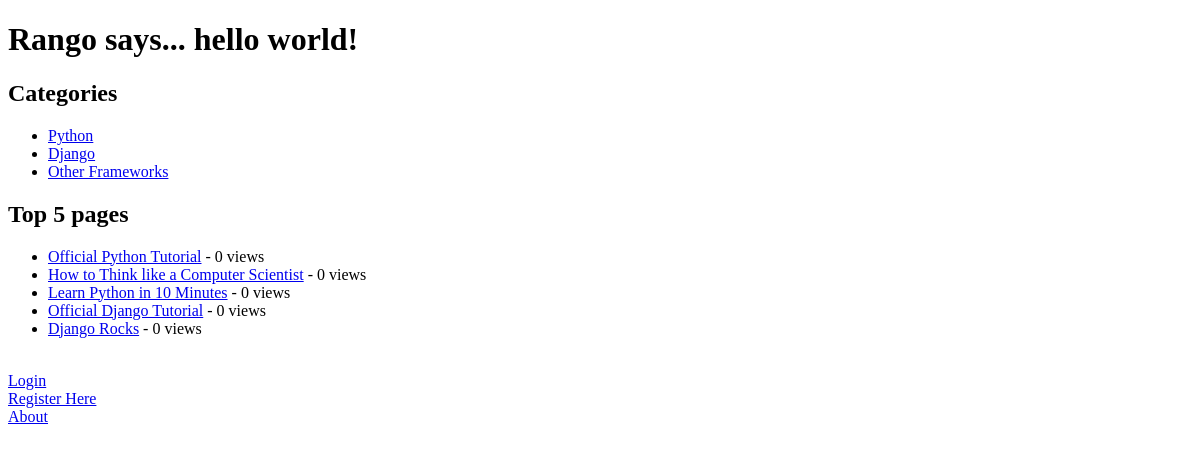
/rango/, run on an earlier commit of the app's database.
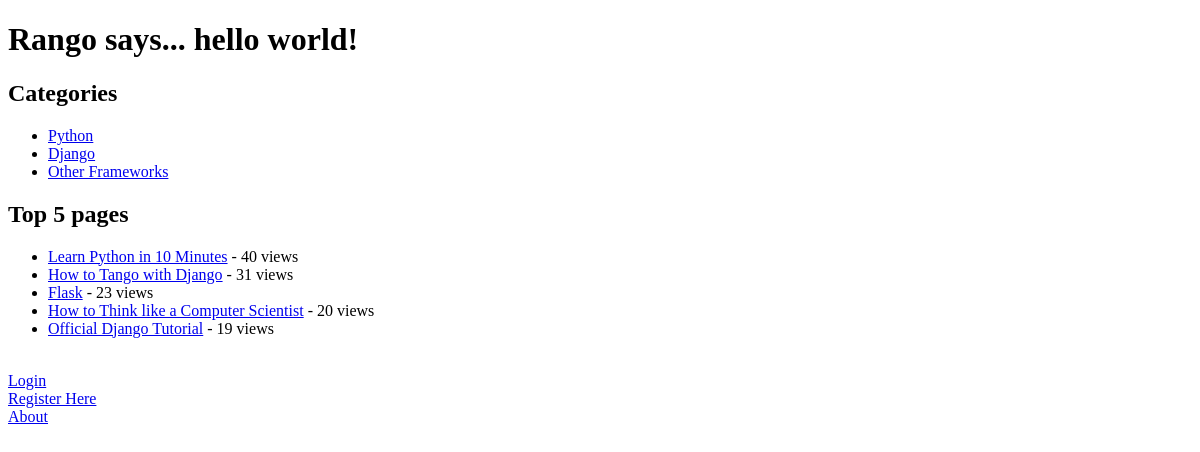
And on a later commit of the database.
### rango/models.py (models this page shows, shortened)
class Category(models.Model):
        name = models.CharField(max_length=128, unique=True)
        views = models.IntegerField(default=0)
        likes = models.IntegerField(default=0)
        slug = models.SlugField()

class Page(models.Model):
    category = models.ForeignKey(Category)
    title = models.CharField(max_length=128)
    url = models.URLField()
    views = models.IntegerField(default=0)

### rango/views.py (the view)
def index(request):
    category_list = Category.objects.order_by('-likes')[:5]
    page_list = Page.objects.order_by('-views')[:5]
    context_dict = {'categories': category_list, 'pages': page_list}
    return render(request, 'rango/index.html', context_dict)

### templates/rango/index.html (shortened to what this page needs)
<!DOCTYPE html>
<html>
    <head>
    </head>
    <body>
        {% if user.is_authenticated %}
            <h1>Rango says... hello {{ user.username }}!</h1>
        {% else %}
            <h1>Rango says... hello world!</h1>
        {% endif %}
        <h2>Categories</h2>
        {% if categories %}
            <ul>
                {% for category in categories %}
                <li><a href="/rango/category/{{ category.slug }}">{{ category.name }}</a></li>
                {% endfor %}
            </ul>
       {% else %}
            <strong>There are no categories present.</strong>
       {% endif %}
	   <h2>Top 5 pages</h2>
       {% if pages %}
            <ul>
                {% for page in pages %}
                <li><a href="{{ page.url }}">{{ page.title }}</a> - {{ page.views }} views</li>
                {% endfor %}
            </ul>
       {% else %}
            <strong>There are no pages.</strong>
       {% endif %}
        <br>
        {% if user.is_authenticated %}
            <a href="/rango/add_category/">Add a New Category</a><br />
            <a href="/rango/restricted/">Restricted Page</a><br />
            <a href="/rango/logout/">Logout</a><br />
        {% else %}
            <a href="/rango/login/">Login</a><br />
            <a href="/rango/register/">Register Here</a><br />
        {% endif %}
        <a href="/rango/about/">About</a><br />
    </body>
</html>

What changed in the data, as far as the page shows it:
no longer on this page (row edited): Page: title "Official Python Tutorial", views "0"
no longer on this page (row edited): Page: title "Django Rocks", views "0"
changed Page "Learn Python in 10 Minutes": views "0" → "40"; moves up the list
now on this page (row edited): Page: title "How to Tango with Django", views "31"
now on this page (row edited): Page: title "Flask", views "23"
changed Page "How to Think like a Computer Scientist": views "0" → "20"
changed Page "Official Django Tutorial": views "0" → "19"
